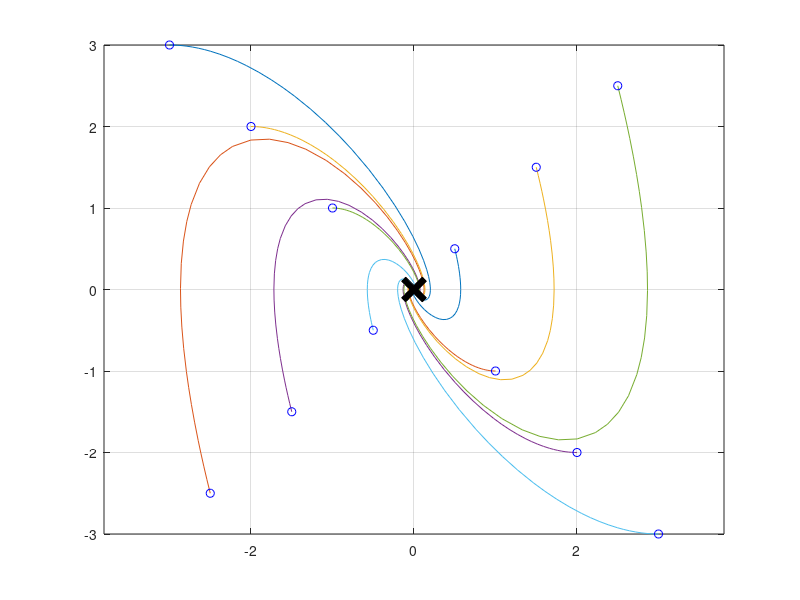

Recreate this plot in MATLAB.
clear all; close all; clc;
%% phase portrait
% assume f(t) = 0, draw x-x_dot phase portrait using lots of initial conditions
m = 1; c = 2; k = 2;
% ----- state space representation -----
f2 = @(t,X)[X(2);-k/m*X(1)-c/m*X(2)]; % sin input
% --------------------------------------
figure('Name','SMD system_phase portrait','units','normalized','outerposition',[0 0 1 1])
p0 = -3:0.5:3; %initial condition range
for i = 1:length(p0)
    [ts,ys] = ode45(f2,[0 20],[p0(i);(-1)^i*p0(i)]);
    plot(ys(:,1),ys(:,2));  hold on
    plot(ys(1,1),ys(1,2),'bo'); hold on % starting point
    plot(ys(end,1),ys(end,2),'kx','MarkerSize',15,'LineWidth',4); hold on % ending point
    grid on
    axis equal tight;
end
hold off;